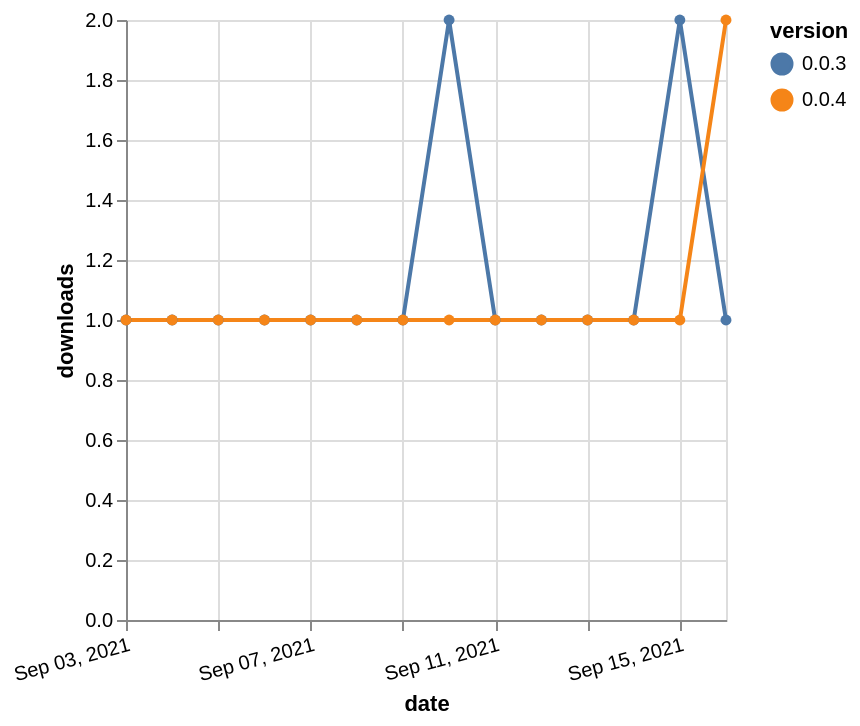

This figure's Vega-Lite source:
### Vega-Lite specification from a JSON file in a GitHub repository (floating-point values rounded to 4 significant figures)
{"$schema": "https://vega.github.io/schema/vega-lite/v5.json", "description": "A simple bar chart with embedded data.", "data": {"values": [{"date": "2021-09-03", "total": 226, "delta": 1, "version": "0.0.3"}, {"date": "2021-09-04", "total": 227, "delta": 1, "version": "0.0.3"}, {"date": "2021-09-05", "total": 228, "delta": 1, "version": "0.0.3"}, {"date": "2021-09-06", "total": 229, "delta": 1, "version": "0.0.3"}, {"date": "2021-09-07", "total": 230, "delta": 1, "version": "0.0.3"}, {"date": "2021-09-08", "total": 231, "delta": 1, "version": "0.0.3"}, {"date": "2021-09-09", "total": 232, "delta": 1, "version": "0.0.3"}, {"date": "2021-09-10", "total": 234, "delta": 2, "version": "0.0.3"}, {"date": "2021-09-11", "total": 235, "delta": 1, "version": "0.0.3"}, {"date": "2021-09-12", "total": 236, "delta": 1, "version": "0.0.3"}, {"date": "2021-09-13", "total": 237, "delta": 1, "version": "0.0.3"}, {"date": "2021-09-14", "total": 238, "delta": 1, "version": "0.0.3"}, {"date": "2021-09-15", "total": 240, "delta": 2, "version": "0.0.3"}, {"date": "2021-09-16", "total": 241, "delta": 1, "version": "0.0.3"}, {"date": "2021-09-03", "total": 226, "delta": 1, "version": "0.0.4"}, {"date": "2021-09-04", "total": 227, "delta": 1, "version": "0.0.4"}, {"date": "2021-09-05", "total": 228, "delta": 1, "version": "0.0.4"}, {"date": "2021-09-06", "total": 229, "delta": 1, "version": "0.0.4"}, {"date": "2021-09-07", "total": 230, "delta": 1, "version": "0.0.4"}, {"date": "2021-09-08", "total": 231, "delta": 1, "version": "0.0.4"}, {"date": "2021-09-09", "total": 232, "delta": 1, "version": "0.0.4"}, {"date": "2021-09-10", "total": 233, "delta": 1, "version": "0.0.4"}, {"date": "2021-09-11", "total": 234, "delta": 1, "version": "0.0.4"}, {"date": "2021-09-12", "total": 235, "delta": 1, "version": "0.0.4"}, {"date": "2021-09-13", "total": 236, "delta": 1, "version": "0.0.4"}, {"date": "2021-09-14", "total": 237, "delta": 1, "version": "0.0.4"}, {"date": "2021-09-15", "total": 238, "delta": 1, "version": "0.0.4"}, {"date": "2021-09-16", "total": 240, "delta": 2, "version": "0.0.4"}]}, "width": "container", "mark": {"type": "line", "point": {"filled": true}}, "encoding": {"x": {"field": "date", "type": "temporal", "timeUnit": "yearmonthdate", "title": "date", "axis": {"labelAngle": -15}}, "y": {"field": "delta", "type": "quantitative", "title": "downloads"}, "color": {"field": "version", "type": "nominal"}, "tooltip": {"field": "delta"}}}
